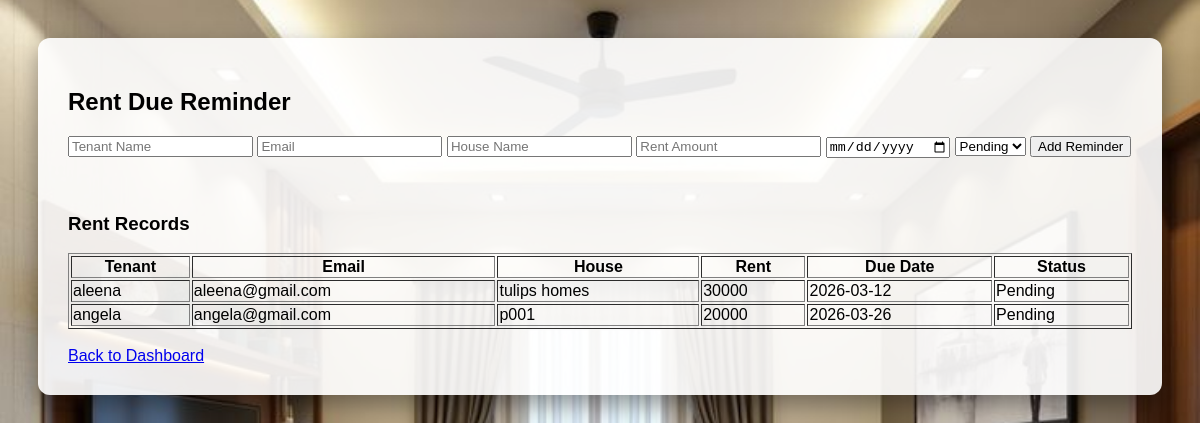
The app's page /rent_due with its own data.
### tables this page shows
CREATE TABLE rent_due (
id INTEGER PRIMARY KEY AUTOINCREMENT,
tenant_name TEXT,
email TEXT,
house_name TEXT,
rent_amount INTEGER,
due_date TEXT,
status TEXT
);

### backend/app.py (the view, shortened to what this page needs)
@app.route("/rent_due", methods=["GET", "POST"])
def rent_due():
    db = get_db()
    rents = db.execute("SELECT * FROM rent_due ORDER BY due_date ASC").fetchall()
    return render_template("rent_due.html", rents=rents)

### backend/app.py (called while the page is built)
def get_db():
    conn = sqlite3.connect("../database/database.db")
    conn.row_factory = sqlite3.Row
    return conn

### frontend/templates/rent_due.html (shortened to what this page needs)
<!DOCTYPE html>
<html>
<head>
<link rel="stylesheet" href="/static/style.css">
</head>
<body class="dashboard-body">
<div class="dashboard-container">
<h2>Rent Due Reminder</h2>
<form method="POST">
<input type="text" name="tenant" placeholder="Tenant Name" required>
<input type="email" name="email" placeholder="Email" required>
<input type="text" name="house" placeholder="House Name" required>
<input type="number" name="amount" placeholder="Rent Amount" required>
<input type="date" name="due_date" required>
<select name="status">
<option>Pending</option>
</select>
<button type="submit">Add Reminder</button>
</form>
<br><br>
<h3>Rent Records</h3>
<table border="1" width="100%">
<tr>
<th>Tenant</th>
<th>Email</th>
<th>House</th>
<th>Rent</th>
<th>Due Date</th>
<th>Status</th>
</tr>
{% for r in rents %}
<tr>
<td>{{r["tenant_name"]}}</td>
<td>{{r["email"]}}</td>
<td>{{r["house_name"]}}</td>
<td>{{r["rent_amount"]}}</td>
<td>{{r["due_date"]}}</td>
<td>{{r["status"]}}</td>
</tr>
{% endfor %}
</table>
<br>
<a href="/dashboard">Back to Dashboard</a>
</div>
</body>
</html>

### frontend/static/style.css (style rules this page uses)
.dashboard-body { background-image:url("/static/dashboard_bg.jpg"); background-size:cover; background-position:center; background-repeat:no-repeat; min-height:100vh; font-family:Arial; padding:30px; }
.dashboard-container { background:rgba(255,255,255,0.9); padding:30px; border-radius:12px; box-shadow:0 10px 25px rgba(0,0,0,0.4); }

### records on screen
rent_due: tenant_name "aleena", email "aleena@gmail.com", house_name "tulips homes", rent_amount "30000", due_date "2026-03-12", status "Pending"
rent_due: tenant_name "angela", email "angela@gmail.com", house_name "p001", rent_amount "20000", due_date "2026-03-26", status "Pending"
